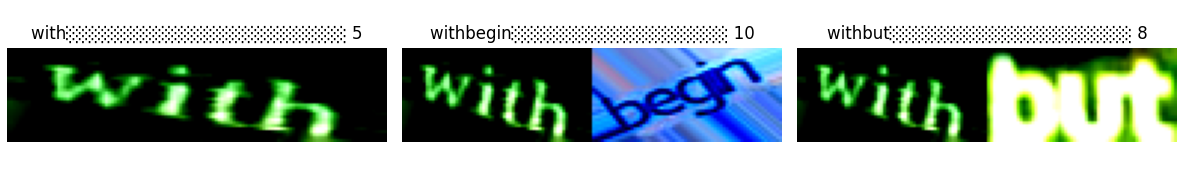
#> input picture fig/aug1.png, 1185 x 171 px
$ python -i transforms.py   (imports and definitions only)
#> lines starting #> are read from the running program, lines starting #| are printed output that depends on the picture
#> further down, picture is the input picture: shape (171, 1185, 3); mean B, G, R 152.5, 157.5, 142.2
import math
import numbers
import random

import cv2
import numpy as np
from PIL import Image
from torchvision import transforms
from torchvision.transforms import Compose


def sample_asym(magnitude, size=None):
    return np.random.beta(1, 4, size) * magnitude

def sample_sym(magnitude, size=None):
    return (np.random.beta(4, 4, size=size) - 0.5) * 2 * magnitude

def sample_uniform(low, high, size=None):
    return np.random.uniform(low, high, size=size)

def get_interpolation(type='random'):
    if type == 'random':
        choice = [cv2.INTER_NEAREST, cv2.INTER_LINEAR, cv2.INTER_CUBIC, cv2.INTER_AREA]
        interpolation = choice[random.randint(0, len(choice)-1)]
    elif type == 'nearest': interpolation = cv2.INTER_NEAREST
    elif type == 'linear': interpolation = cv2.INTER_LINEAR
    elif type == 'cubic': interpolation = cv2.INTER_CUBIC
    elif type == 'area': interpolation = cv2.INTER_AREA
    else: raise TypeError('Interpolation types only nearest, linear, cubic, area are supported!')
    return interpolation

class CVRandomRotation(object):
    # [4 lines left out: function __init__, not called in this run]

    @staticmethod
    def get_params(degrees):
        return sample_sym(degrees)

    # [12 lines left out: function __call__, not called in this run]

class CVRandomAffine(object):
    # [128 lines left out: functions __init__, _get_inverse_affine_matrix, get_params, __call__, not called in this run]

class CVRandomPerspective(object):
    def __init__(self, distortion=0.5):
        self.distortion = distortion

    # [28 lines left out: functions get_params, __call__, not called in this run]

class CVRescale(object):

    def __init__(self, factor=4, base_size=(128, 512)):
        """ Define image scales using gaussian pyramid and rescale image to target scale.

        Args:
            factor: the decayed factor from base size, factor=4 keeps target scale by default.
            base_size: base size the build the bottom layer of pyramid
        """
        if isinstance(factor, numbers.Number):
            self.factor = round(sample_uniform(0, factor))
        elif isinstance(factor, (tuple, list)) and len(factor) == 2:
            self.factor = round(sample_uniform(factor[0], factor[1]))
        else:
            raise Exception('factor must be number or list with length 2')
        # assert factor is valid
        self.base_h, self.base_w = base_size[:2]

    def __call__(self, img):
        if self.factor == 0: return img
        src_h, src_w = img.shape[:2]
#> src_h = 171; src_w = 1185
        cur_w, cur_h = self.base_w, self.base_h
        scale_img = cv2.resize(img, (cur_w, cur_h), interpolation=get_interpolation())
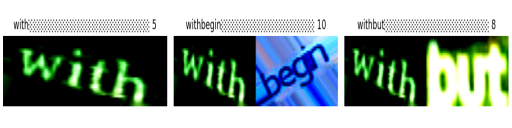
#> scale_img: shape (128, 512, 3); mean B, G, R 152.5, 157.5, 142.1
        for _ in range(self.factor):
            scale_img = cv2.pyrDown(scale_img)
#> this loop made 2 passes
#> pass 1, in __call__, `scale_img = cv2.pyrDown(scale_img)`:
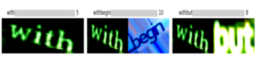
#> scale_img: shape (64, 256, 3); mean B, G, R 152.5, 157.5, 142.1
#> pass 2, in __call__, `scale_img = cv2.pyrDown(scale_img)`:
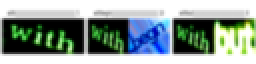
#> scale_img: shape (32, 128, 3) (shown 2 times larger); mean B, G, R 152.4, 157.4, 142
        scale_img = cv2.resize(scale_img, (src_w, src_h), interpolation=get_interpolation())
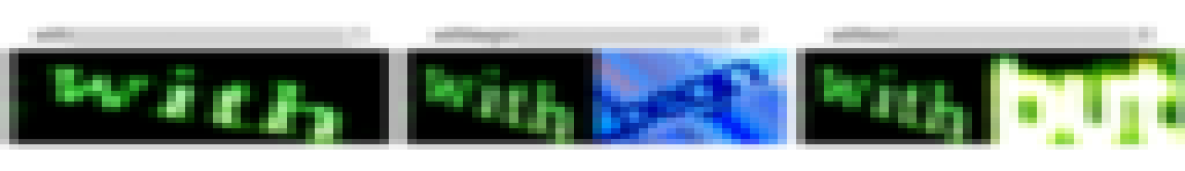
#> scale_img: shape (171, 1185, 3); mean B, G, R 152.4, 157.4, 142
        return scale_img

class CVGaussianNoise(object):
    # [13 lines left out: functions __init__, __call__, not called in this run]

class CVMotionBlur(object):
    # [18 lines left out: functions __init__, __call__, not called in this run]

class CVGeometry(object):
    # [16 lines left out: functions __init__, __call__, not called in this run]

class CVDeterioration(object):
    # [19 lines left out: functions __init__, __call__, not called in this run]


class CVColorJitter(object):
    # [4 lines left out: function __init__, not called in this run]

    def __call__(self, img):
        if random.random() < self.p: return self.transforms(img)
        else: return img

>>> import cv2
>>> picture = cv2.imread('fig/aug1.png')
>>> result = CVRescale()(picture)

$ run again, on fig/aug2.png
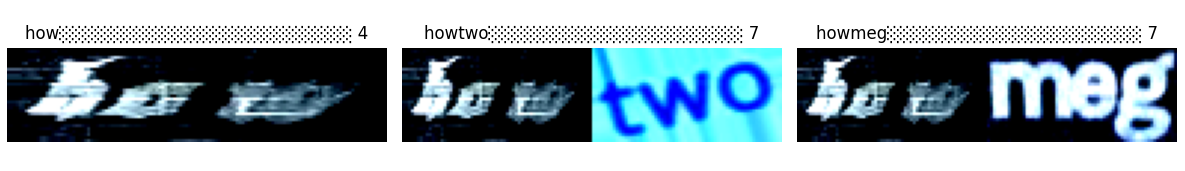
#> input picture fig/aug2.png, 1185 x 171 px
#> picture is the input picture: shape (171, 1185, 3); mean B, G, R 168.2, 159.7, 143.9
#> the loop in __call__, `for _ in range(self.factor):` made 2 passes
#> pass 1, in __call__, `scale_img = cv2.pyrDown(scale_img)`:
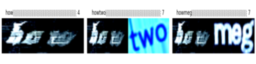
#> scale_img: shape (64, 256, 3); mean B, G, R 168.1, 159.7, 143.9
#> in __call__, `scale_img = cv2.resize(scale_img, (src_w, src_h), interpolation=get_in..`:
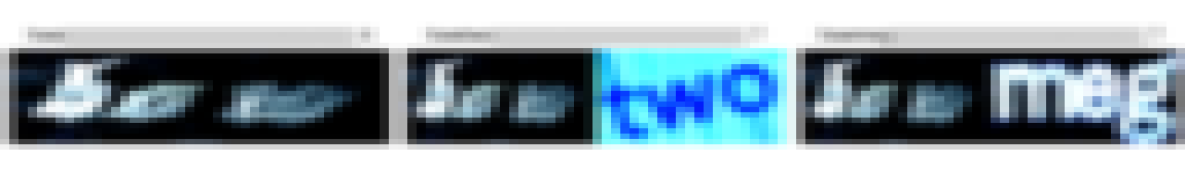
#> scale_img: shape (171, 1185, 3); mean B, G, R 168, 159.5, 143.8

$ run again, on fig/conaug.png
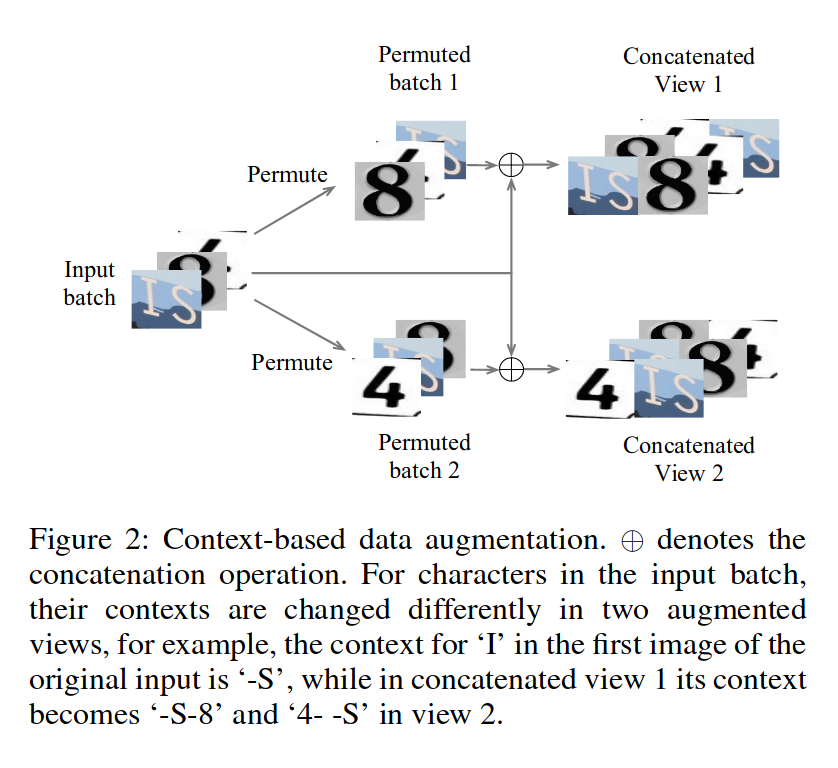
#> input picture fig/conaug.png, 838 x 768 px
#> picture is the input picture: shape (768, 838, 3); mean B, G, R 238.1, 237.5, 236.9
#> the loop in __call__, `for _ in range(self.factor):` made 2 passes
#> pass 1, in __call__, `scale_img = cv2.pyrDown(scale_img)`:
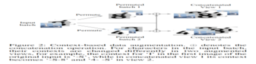
#> scale_img: shape (64, 256, 3); mean B, G, R 238.1, 237.5, 236.9
#> in __call__, `scale_img = cv2.resize(scale_img, (src_w, src_h), interpolation=get_in..`:
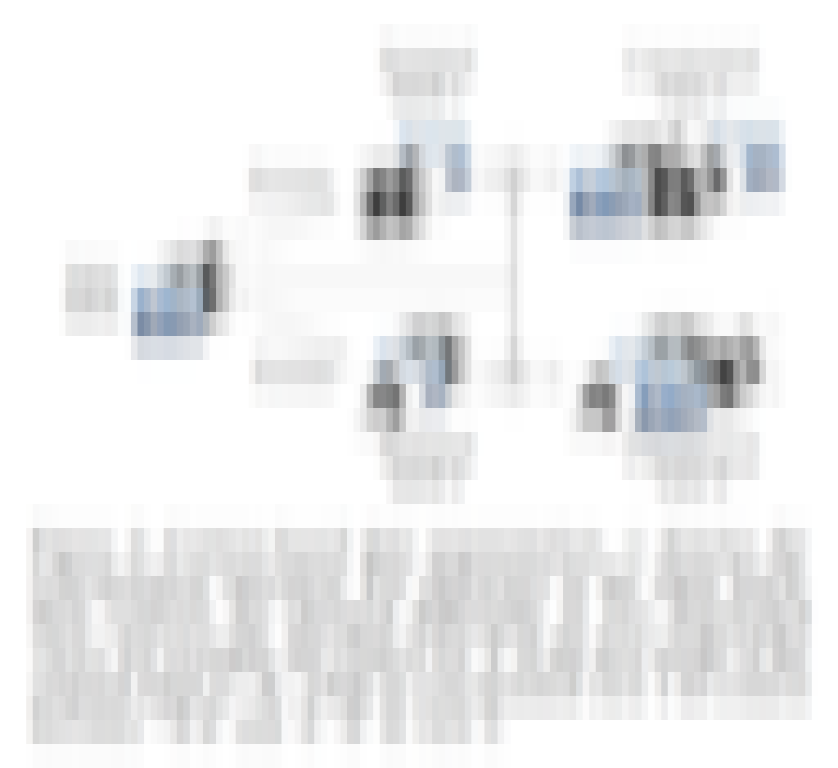
#> scale_img: shape (768, 838, 3); mean B, G, R 238.1, 237.5, 236.9
